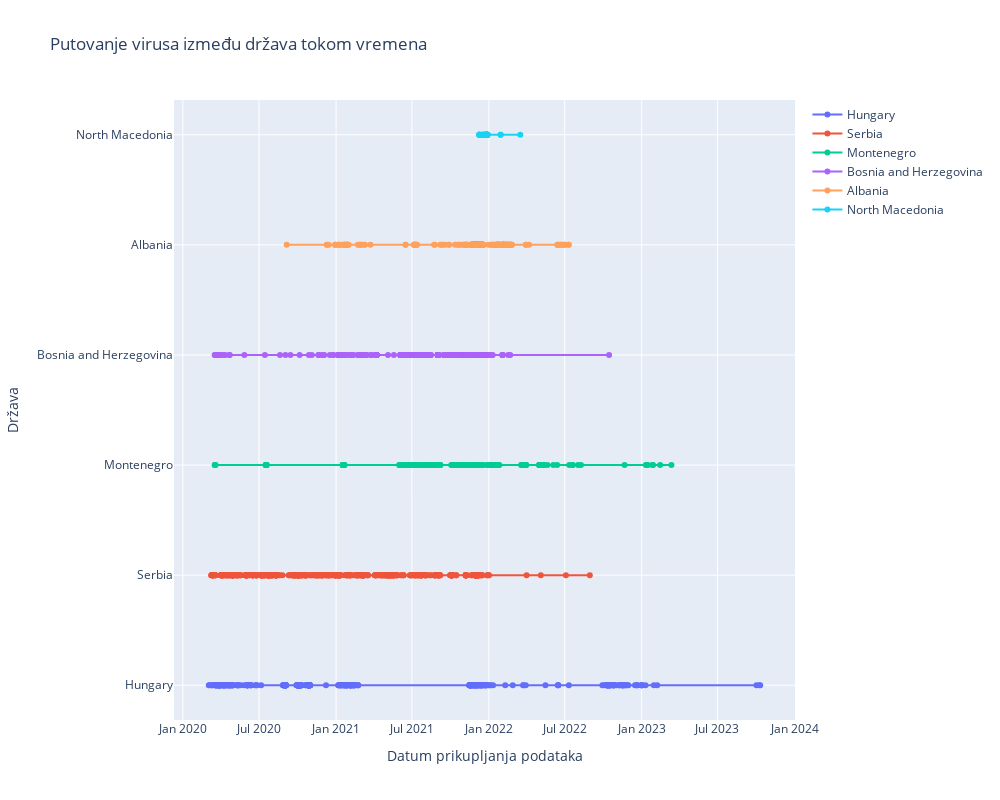

This figure's notebook cell:
### Code cell
import pandas as pd
import plotly.graph_objects as go

# Postavi putanju do novog CSV fajla
csv_path = 'sve_povezane_informacije_izmenjeno.csv'

# Učitaj novi CSV fajl
data = pd.read_csv(csv_path)

# Izdvoji relevantne informacije
relevantne_kolone = ['Location', 'Collection date']
podaci_za_analizu = data[relevantne_kolone]

# Ukloni redove sa nedostajućim vrednostima
podaci_za_analizu = podaci_za_analizu.dropna(subset=['Location', 'Collection date'])

# Pretvori "Collection date" u datetime format
podaci_za_analizu['Collection date'] = pd.to_datetime(podaci_za_analizu['Collection date'], format='mixed')

# Sortiraj podatke po datumu
podaci_za_analizu = podaci_za_analizu.sort_values(by='Collection date')

# Prikazi interaktivni line dijagram
fig = go.Figure()

# Dodaj tragove za svaku državu
for drzava in podaci_za_analizu['Location'].unique():
    podaci_za_drzavu = podaci_za_analizu[podaci_za_analizu['Location'] == drzava]
    fig.add_trace(go.Scatter(
        x=podaci_za_drzavu['Collection date'],
        y=[drzava] * len(podaci_za_drzavu),
        mode='lines+markers',
        name=drzava
    ))

# Podešavanje izgleda grafika
fig.update_layout(
    title='Putovanje virusa između država tokom vremena',
    xaxis=dict(title='Datum prikupljanja podataka'),
    yaxis=dict(title='Država'),
    width=1000,
    height=800
)

# Prikazivanje interaktivnog grafika
fig.show()

### Figure 1 — Plotly figure (JSON) as saved in the notebook; plotly's stock layout.template omitted (floating-point values rounded to 4 significant figures; data arrays with more than 128 entries replaced by an {"elided": "..."} marker saying what was removed)
{"data": [{"mode": "lines+markers", "name": "Hungary", "type": "scatter", "x": {"elided": "485 str values"}, "y": {"elided": "485 str values"}}, {"mode": "lines+markers", "name": "Serbia", "type": "scatter", "x": {"elided": "651 str values"}, "y": {"elided": "651 str values"}}, {"mode": "lines+markers", "name": "Montenegro", "type": "scatter", "x": {"elided": "438 str values"}, "y": {"elided": "438 str values"}}, {"mode": "lines+markers", "name": "Bosnia and Herzegovina", "type": "scatter", "x": {"elided": "780 str values"}, "y": {"elided": "780 str values"}}, {"mode": "lines+markers", "name": "Albania", "type": "scatter", "x": {"elided": "543 str values"}, "y": {"elided": "543 str values"}}, {"mode": "lines+markers", "name": "North Macedonia", "type": "scatter", "x": ["2021-12-09T00:00:00", "2021-12-09T00:00:00", "2021-12-09T00:00:00", "2021-12-10T00:00:00", "2021-12-10T00:00:00", "2021-12-14T00:00:00", "2021-12-15T00:00:00", "2021-12-16T00:00:00", "2021-12-20T00:00:00", "2021-12-20T00:00:00", "2021-12-20T00:00:00", "2021-12-20T00:00:00", "2021-12-22T00:00:00", "2021-12-22T00:00:00", "2021-12-23T00:00:00", "2021-12-24T00:00:00", "2021-12-24T00:00:00", "2021-12-24T00:00:00", "2021-12-25T00:00:00", "2021-12-25T00:00:00", "2021-12-27T00:00:00", "2021-12-27T00:00:00", "2021-12-27T00:00:00", "2021-12-28T00:00:00", "2021-12-28T00:00:00", "2021-12-28T00:00:00", "2021-12-28T00:00:00", "2021-12-28T00:00:00", "2021-12-28T00:00:00", "2021-12-28T00:00:00", "2021-12-28T00:00:00", "2021-12-28T00:00:00", "2021-12-28T00:00:00", "2021-12-28T00:00:00", "2021-12-29T00:00:00", "2021-12-29T00:00:00", "2022-01-29T00:00:00", "2022-01-29T00:00:00", "2022-03-17T00:00:00"], "y": ["North Macedonia", "North Macedonia", "North Macedonia", "North Macedonia", "North Macedonia", "North Macedonia", "North Macedonia", "North Macedonia", "North Macedonia", "North Macedonia", "North Macedonia", "North Macedonia", "North Macedonia", "North Macedonia", "North Macedonia", "North Macedonia", "North Macedonia", "North Macedonia", "North Macedonia", "North Macedonia", "North Macedonia", "North Macedonia", "North Macedonia", "North Macedonia", "North Macedonia", "North Macedonia", "North Macedonia", "North Macedonia", "North Macedonia", "North Macedonia", "North Macedonia", "North Macedonia", "North Macedonia", "North Macedonia", "North Macedonia", "North Macedonia", "North Macedonia", "North Macedonia", "North Macedonia"]}], "layout": {"height": 800, "title": {"text": "Putovanje virusa između država tokom vremena"}, "width": 1000, "xaxis": {"title": {"text": "Datum prikupljanja podataka"}}, "yaxis": {"title": {"text": "Država"}}}}
